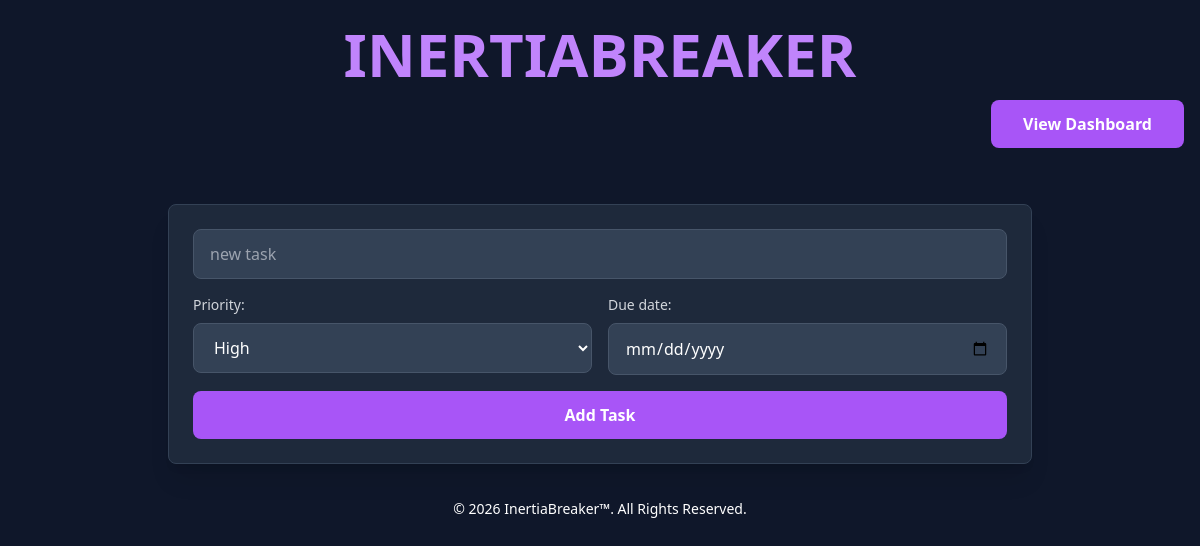
/, run on an earlier commit of the app's database.
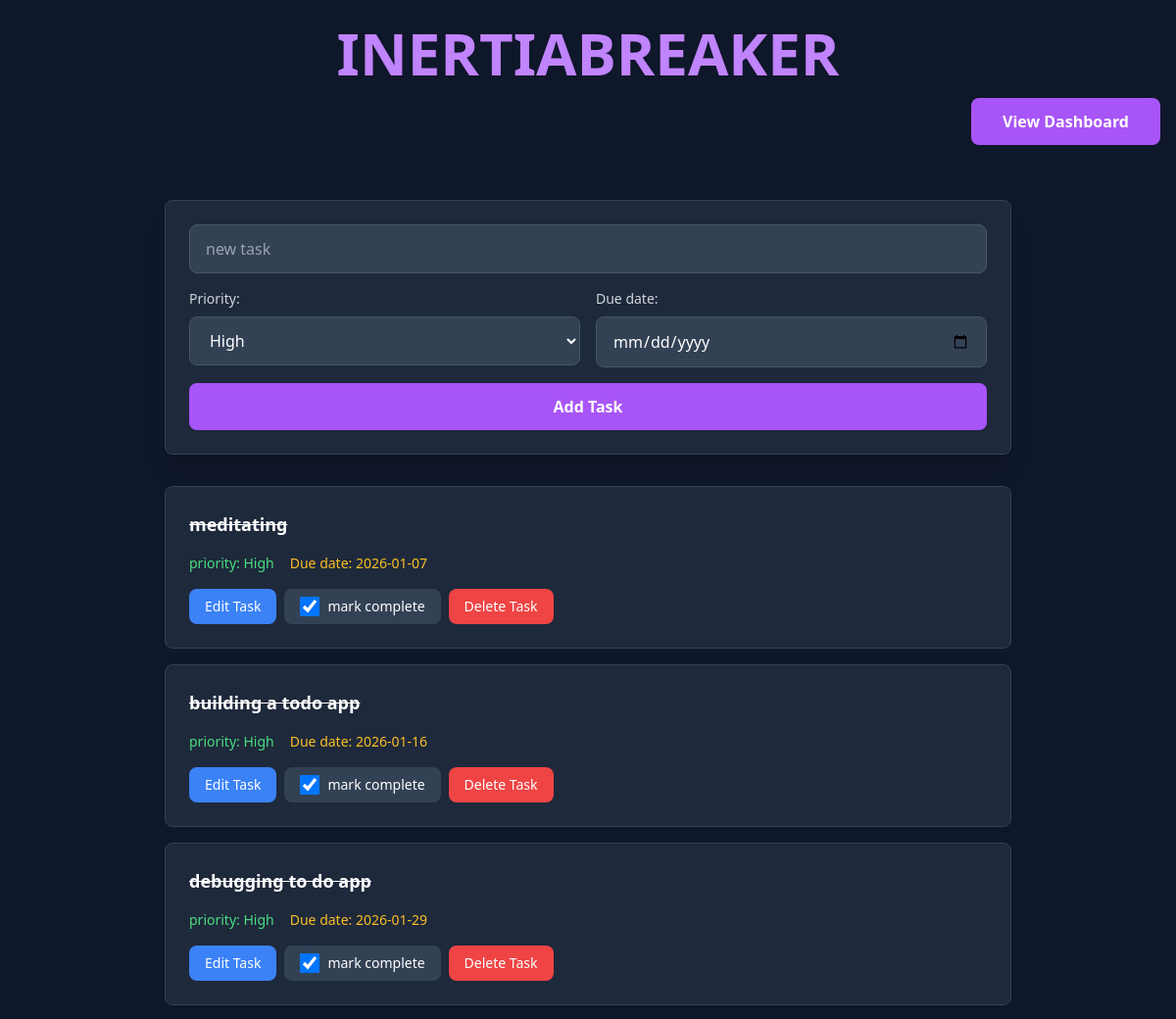
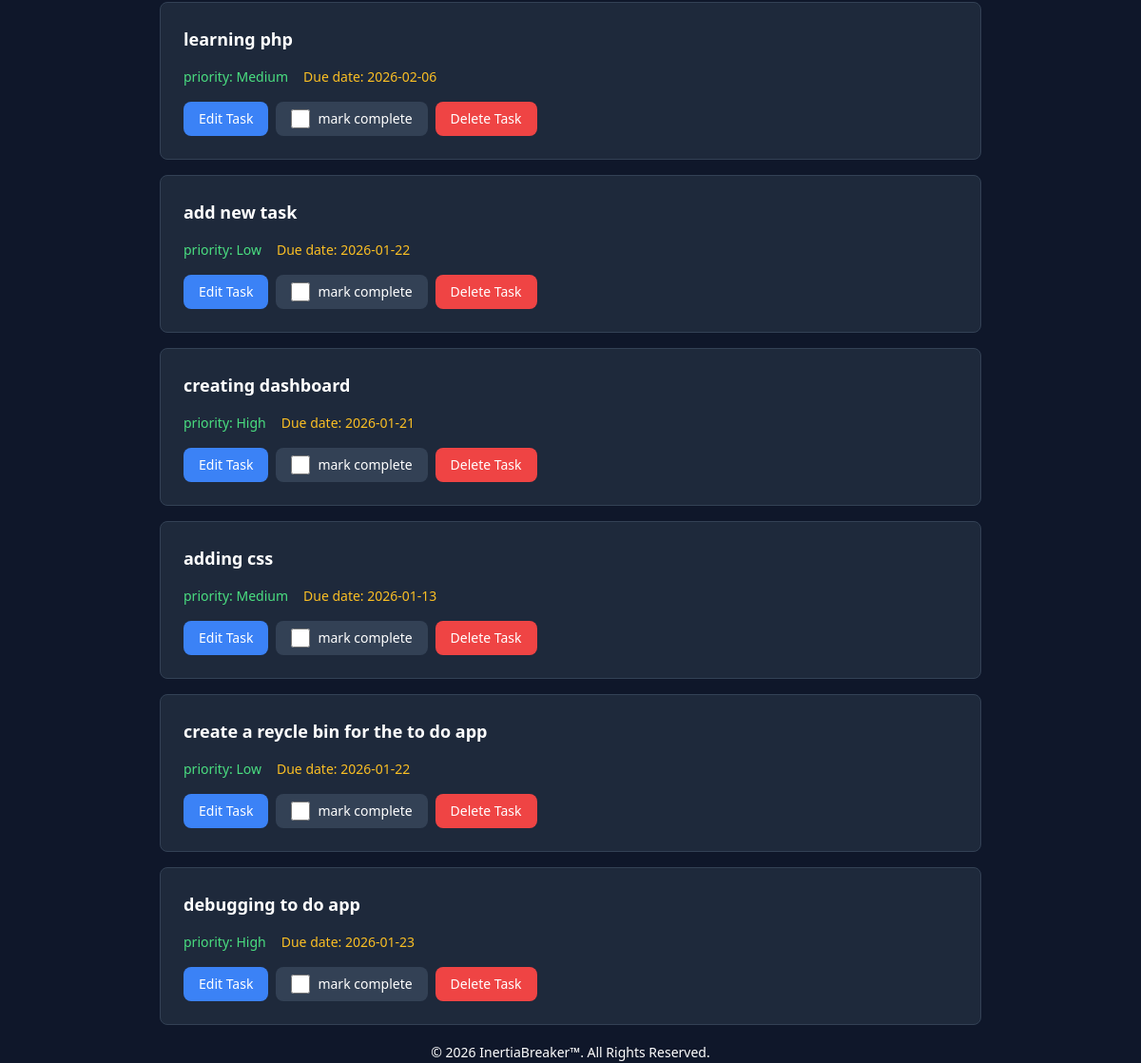
And on a later commit of the database (2 pictures, top to bottom).
### tables this page shows
CREATE TABLE tasks(
            id INTEGER PRIMARY KEY,
            title TEXT NOT NULL,
            is_complete INTEGER DEFAULT 0,
            priority TEXT CHECK (priority IN ('High', 'Medium', 'Low')),
            due_date DATE,
            created_at TIMESTAMP DEFAULT CURRENT_TIMESTAMP
        , "deleted_at");

### index.php (the view, shortened to what the changed rows need)
<?php
require_once __DIR__ . '/dbConfig.php';
$tasks="SELECT * FROM tasks";
$sql=$connection->query($tasks);
$sql->setFetchMode(PDO::FETCH_ASSOC);
$allTasks=$sql->fetchAll();
?>
<!DOCTYPE html>
<html lang="en">
<head>
    <script src="https://cdn.tailwindcss.com"></script>
</head>
<body class="bg-slate-900 text-white min-h-screen">
    <div class=" py-6 mb-8">
        <div class="max-w-9xl mx-auto px-4">
            <h1 class="flex justify-center text-6xl text-heading font-bold text-purple-400 mb-4">INERTIABREAKER</h1>
        </div>
    </div>
    <div class="max-w-4xl mx-auto px-4">
        <div class="space-y-4">
            <?php
            foreach ($allTasks as $task){
                $completedTask=$task['is_complete'] ? 'text-decoration: line-through;' : '';
                $checked=$task['is_complete'] ? 'checked': '';
                $value=$task['is_complete'] ? 1:0;
                echo "<div class='bg-slate-800 rounded-lg p-6 border border-slate-700 hover:border-purple-500 transition'>
                    <div class='mb-4'>
                        <label style='{$completedTask}' class='text-lg font-semibold text-white'>" . htmlspecialchars($task["title"]) . "</label>
                    </div>
                    <div class='flex gap-4 mb-4 text-sm'>
                        <label class='text-green-400'>priority: ". $task["priority"]."</label>
                        <label class='text-amber-400'>Due date: ". $task["due_date"]."</label>
                    </div>
                    <div class='flex flex-wrap gap-2'>
                        <a href='/edit_task.php?id=".htmlspecialchars($task['id'])."' class='bg-blue-500 hover:bg-blue-600 text-white px-4 py-2 rounded-lg text-sm font-medium transition inline-block'>Edit Task</a>
                        <form action='/src/updateTask.php' method='post' class='inline-block'>
                            <input type='hidden' name='task_id' value='".$task["id"]."'>
                            <label class='flex items-center gap-2 bg-slate-700 hover:bg-slate-600 px-4 py-2 rounded-lg transition cursor-pointer'>
                                <input type='checkbox' {$checked} name='is_checked' value='{$value}' onchange='this.form.submit()' class='w-5 h-5'>
                                <span class='text-sm font-medium text-white'>mark complete</span>
                            </label>
                        </form>
                        <form action='/src/deleteTask.php' method='post' class='inline-block'>
                            <input type='hidden' name='task_id' value='".$task["id"]."'>
                            <button type='submit' class='bg-red-500 hover:bg-red-600 text-white px-4 py-2 rounded-lg text-sm font-medium transition'>Delete Task</button>
                        </form>
                    </div>
                </div>\n";
            }
            ?>
        </div>
    </div>
</body>
</html>

What changed in the data, as far as the page shows it:
added tasks: title "meditating", priority "High", due_date "2026-01-07", is_complete 1 (drawn)
added tasks: title "building a todo app", priority "High", due_date "2026-01-16", is_complete 1 (drawn)
added tasks: title "debugging to do app", priority "High", due_date "2026-01-29", is_complete 1 (drawn)
added tasks: title "learning php", priority "Medium", due_date "2026-02-06"
added tasks: title "add new task", priority "Low", due_date "2026-01-22"
added tasks: title "creating dashboard", priority "High", due_date "2026-01-21"
added tasks: title "adding css", priority "Medium", due_date "2026-01-13"
added tasks: title "create a reycle bin for the to do app", priority "Low", due_date "2026-01-22"
added tasks: title "debugging to do app", priority "High", due_date "2026-01-23"
